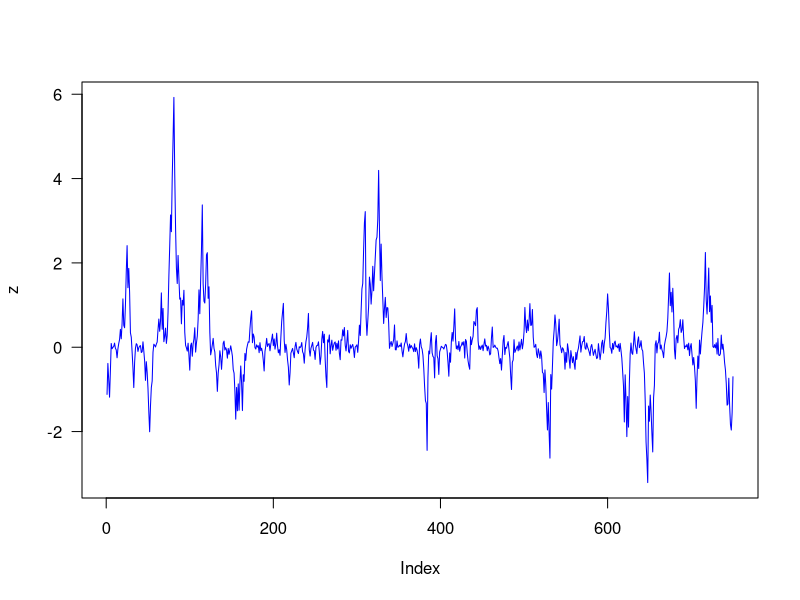
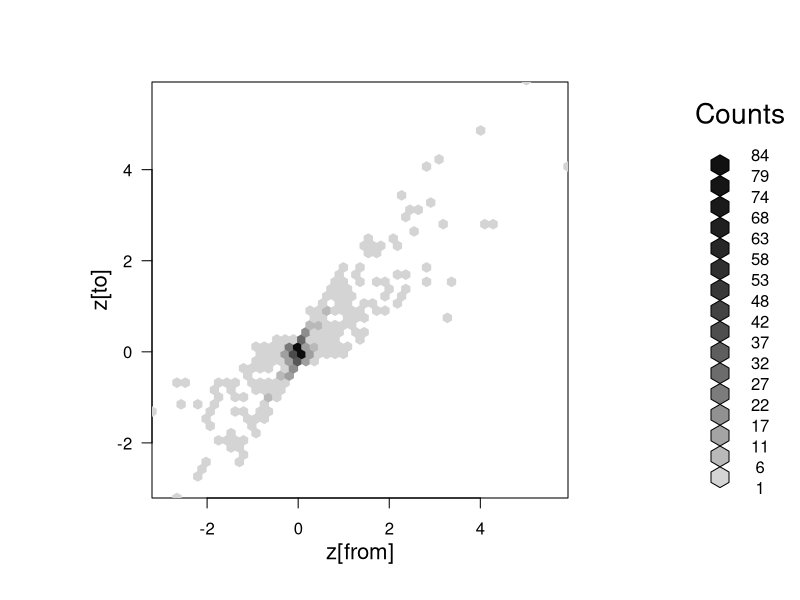
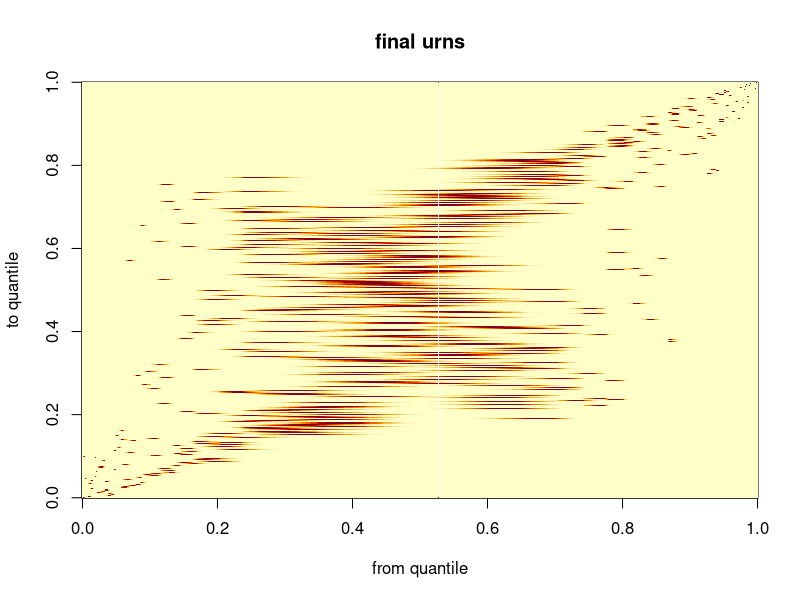
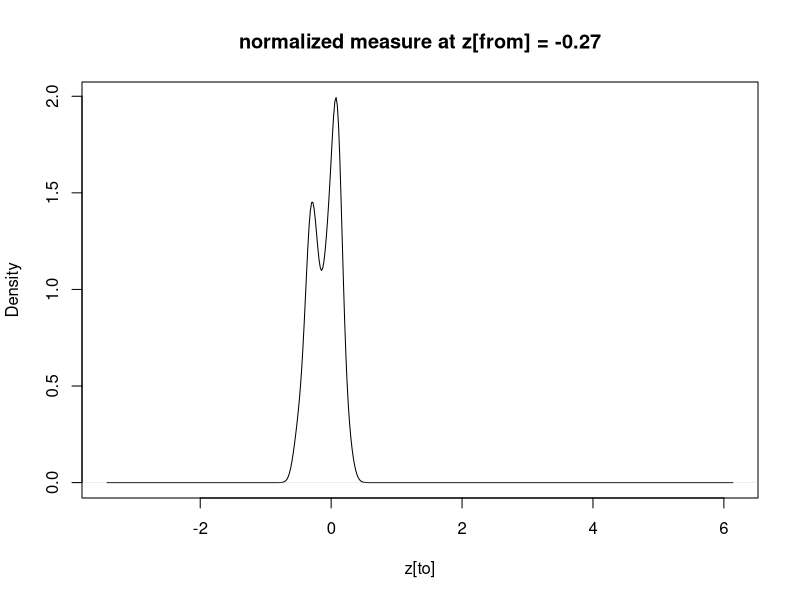
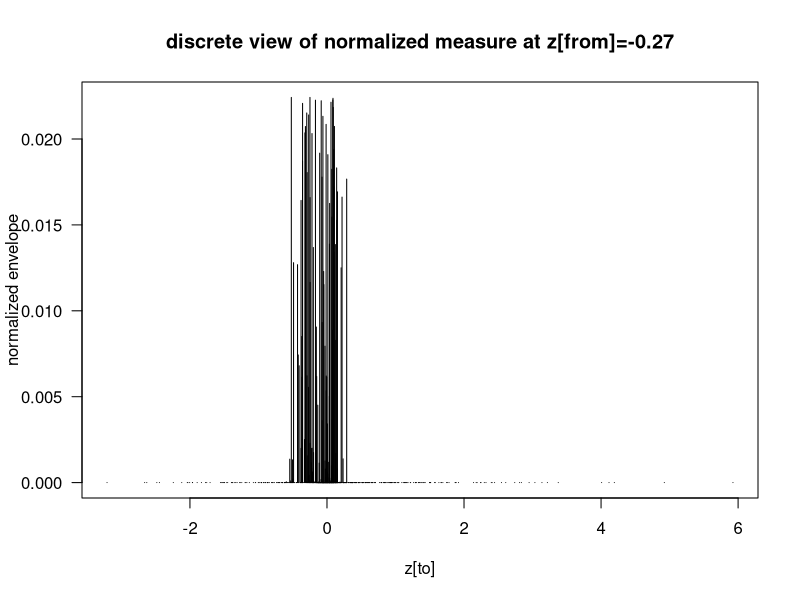
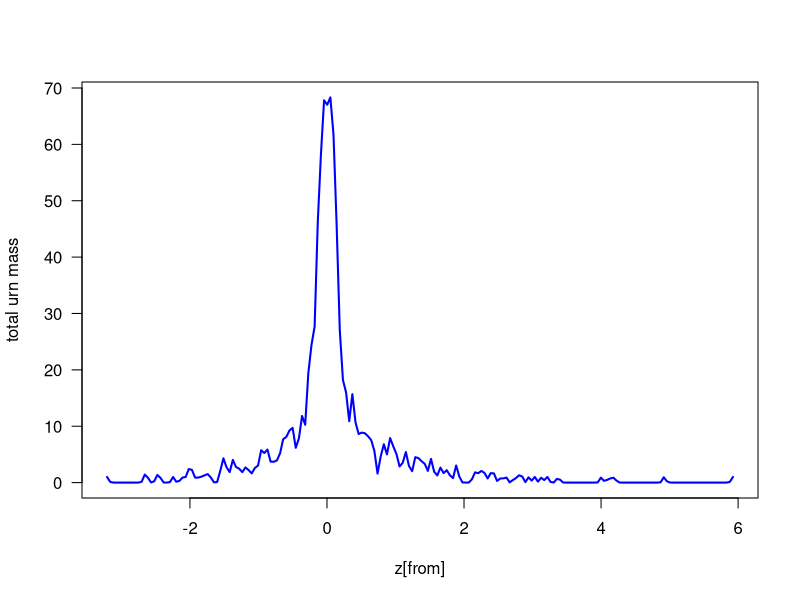

These charts were generated, in order, by the following R code: (Note: a time limit stopped this script after it produced the figures.)
## ---- chunk 1
knitr::opts_chunk$set(fig.width=6, fig.height=6, fig.path='Figs/',
                      echo=FALSE, warning=FALSE, message=FALSE)
## ---- chunk 2
# a synthetic autoregressive example, but with goofy bimodal conditionals

set.seed(312345126)

rbimod <- function(mu, delta=2, sig=(1/4), phi=.95 )
 {
   # make a biomodal draw centered at mu
   sgn <- sample( c(-delta,delta), size=1, prob=c(1/2,1/2) ) 
   x <- phi*mu + sig*(rnorm(1)+sgn)*sqrt(abs(mu))
   x
 }

n <- 750
z <- numeric(n)
z[1] <- rnorm(1)
for( i in 2:n){ z[i] <- rbimod(z[i-1]) }
## ---- chunk 3
x <- z ## don't show, but match paper notation
B <- n
y <- x[2:B] - x[1:(B-1)] ## the deviations


x.from <- x[1:(B-1)]
x.to <- x[2:B]
## ---- chunk 4
plot(x, ylab="z", type="l",  col="blue", las=1)

## ---- chunk 5
library(hexbin)
h <- hexbin( cbind(x.from, x.to), xbins=50, xlab="z[from]", ylab="z[to]" )
plot(h)
## ---- chunk 6

# reordered by response level
oo <- order(x.from)
x.from.o <- x.from[oo]
x.to.o <- x.to[oo]

tau <- 1/1000
env <- outer(x.from.o,x.from.o,function(u,v){ exp( -(1/tau)*(u-v)^2 ) } )


# Now we realign to x.to2

oo2 <- order( x.to.o )
x.to.o2 <- x.to.o[oo2] ## sorted x.to's

env2 <- env[,oo2]


## one case
w <- env2[200,]/sum( env2[200,] )
k200 <- density( x.to.o2, weights=w )

image( sqrt(env2), xlab="from quantile", ylab="to quantile", main="final urns" )

## ---- chunk 7
## show how k200, for example, approximates the generative kernel at that x.from position...

## one case
w <- env2[200,]/sum( env2[200,] )
k200 <- density( x.to.o2, weights=w ) 
plot(k200,main="normalized measure at z[from] = -0.27", xlab="z[to]")
## ---- chunk 8
plot( x.to.o2, w, type="h", xlab="z[to]", main="discrete view of normalized measure at z[from]=-0.27" ,ylab="normalized envelope", las=1 )
## ---- chunk 9
zgrid <- seq( min(x), max(x), length=200 )
alpha <- zgrid
for( j in 1:length(zgrid) )
 {
   alpha[j] <-  sum( exp( -(1/tau)*(zgrid[j]-x.from)^2 )  ) 
 }
plot( zgrid, alpha, type="l", lwd=2, col="blue", las=1 , xlab="z[from]", ylab="total urn mass" )


## ---- chunk 10
  W <- matrix(NA,n-1,n-1)
  # transition matrix
  for( i in 1:(n-1) ){ W[i,] <- rgamma( n-1, shape=env2[i,] ) }
  W <- W/rowSums(W)
  # power method to get stationary dist
  m <- 20
  A <- W
  for( i in 1:m ){ A <- A %*% W }
  pi <- A[1,]  ## or any row
  mu <- sum( pi*x.to.o2 )
  cmeans <- W %*% x.to.o2
  vv <- sum( pi*(x.to.o2 -mu )^2  )
  rho <- sum( pi*(x.to.o2-mu)*(cmeans-mu) )/vv

## ---- chunk 11
# generate a weight vector for each z[from], repeatedly

## simplest parameter is correlation
#
# E[  (Z_i-mu) * (Z_{i-1}-mu ) ]
# = E[  (Z_{i-1}-mu) E( (Z_i-mu) | Z_{i-1} ) ] 
# = \sum_{z_{from}} pi_{z_from} ( z_from - mu ) \sum_{z_to} 
# 	w_{z.from, z.to} (z_to - mu)

nsim <- 200
rho <- numeric(nsim)
mu <- rho; vv <- rho
for( isim in 1:nsim )
 {
  W <- matrix(NA,n-1,n-1)
  # transition matrix
  for( i in 1:(n-1) ){ W[i,] <- rgamma( n-1, shape=env2[i,] ) }
  W <- W/rowSums(W)
  # power method to get stationary dist
  m <- 20
  A <- W
  for( i in 1:m ){ A <- A %*% W }
  pi <- A[1,]  ## or any row
  mu[isim] <- sum( pi*x.to.o2 )
  cmeans <- W %*% x.to.o2
  vv[isim] <- sum( pi*(x.to.o2 -mu[isim] )^2  )
  rho[isim] <- sum( pi*(x.to.o2-mu[isim])*(cmeans-mu[isim]) )/vv[isim]
 }
## ---- chunk 12
hist( rho, 25, xlab="lag-1 autocorrelation", main="" )
abline( v=cor( x.from.o, x.to.o), col="red" )
